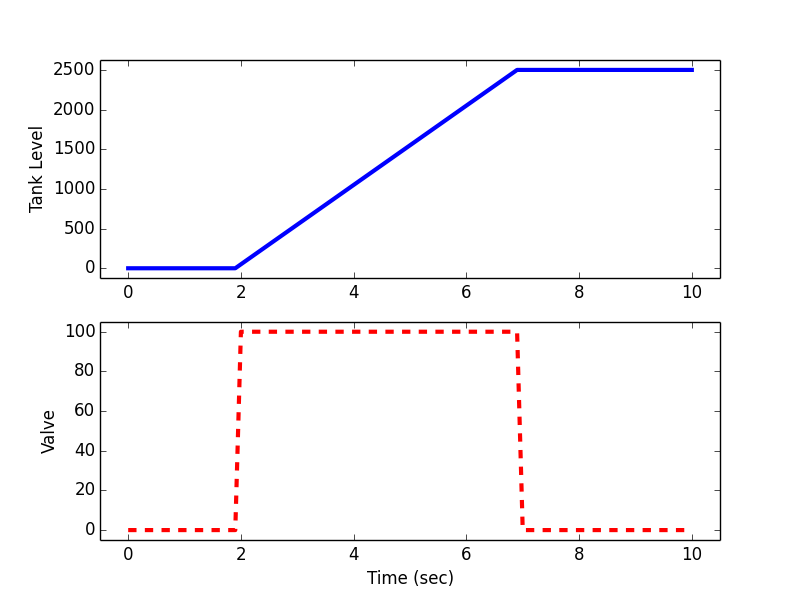

Source code (Python):
import numpy as np
import matplotlib.pyplot as plt
from scipy.integrate import odeint

# define tank model # apparently "_" and "time" is recognized
def tank(Level,time,valve):
    c = 50.0   # valve coefficient (kg/s / %open)
    rho = 1000.0 # water density (kg/m^3)
    A = 1.0      # tank area (m^2)
    # calculate derivative of the Level
    dLevel_dt = (c/(rho*A)) * valve
    return dLevel_dt

# time span for the simulation for 10 sec, every 0.1 sec
ts = np.linspace(0,10,101)

# empty matrix/list
u_list = []
for value in ts:
    if value < 2:
        u = 0
    elif value < 7:
        u = 100
    else:
        u = 0
    u_list.append(u)


# level initial condition
Level0 = 0

# for storing the results
z = np.zeros(len(ts))

# simulate with ODEINT
for i in range(len(ts)):
    valve = u_list[i]
    y = odeint(tank,Level0,ts,args=(valve,))
    Level0 = y[-1] # take the last point
    z[i] = Level0 # store the level for plotting

# plot results
plt.figure()
plt.subplot(2,1,1)
plt.plot(ts,z,'b-',linewidth=3)
plt.margins(.05)
plt.ylabel('Tank Level')
plt.subplot(2,1,2)
plt.plot(ts,u_list,'r--',linewidth=3)
plt.ylabel('Valve')
plt.xlabel('Time (sec)')
plt.margins(.05)
plt.savefig("tank.png")
plt.show()
